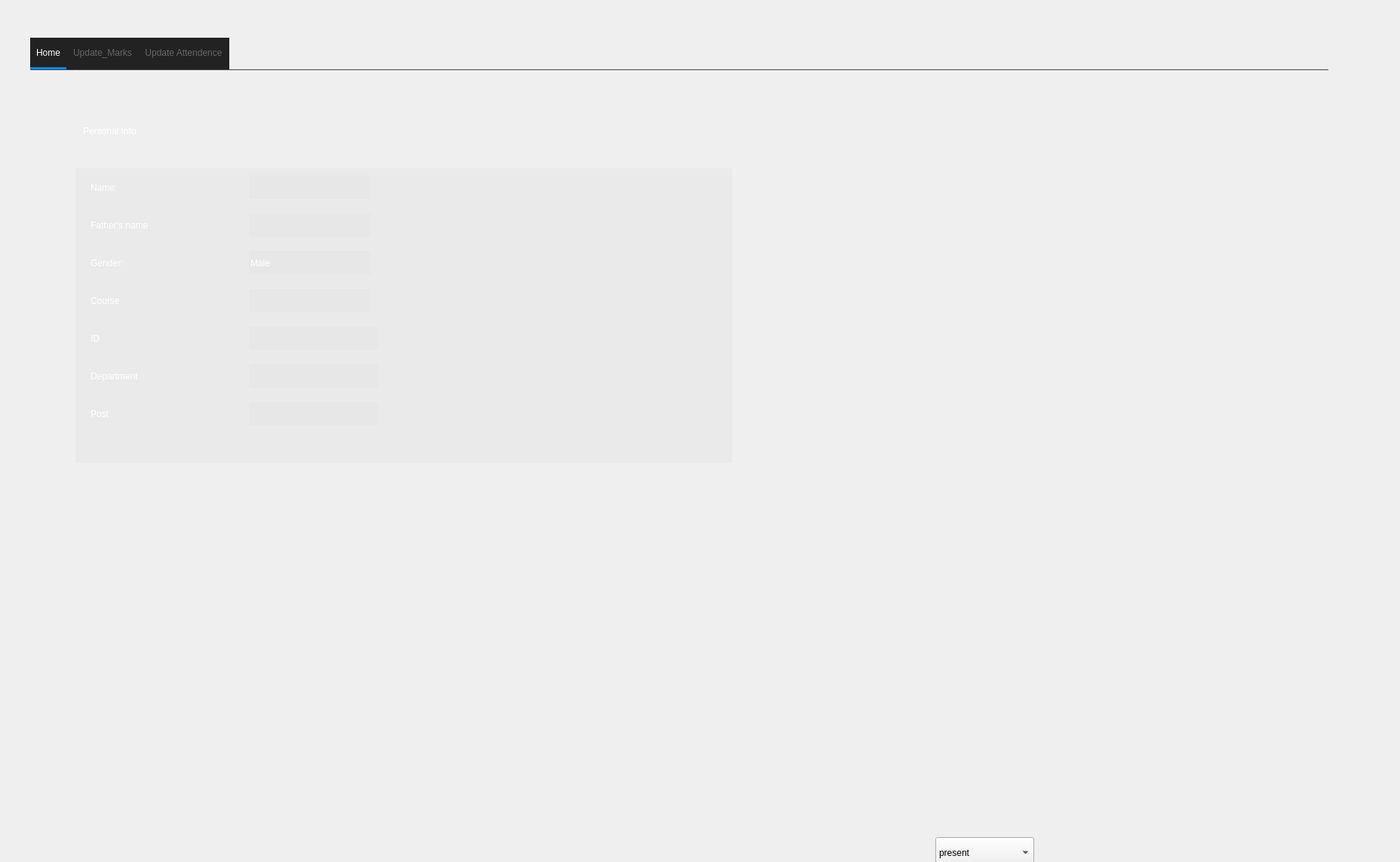
<?xml version="1.0" encoding="UTF-8"?>
<ui version="4.0">
 <class>teacher_acess_n</class>
 <widget class="QMainWindow" name="teacher_acess_n">
  <property name="geometry">
   <rect>
    <x>0</x>
    <y>0</y>
    <width>1856</width>
    <height>1143</height>
   </rect>
  </property>
  <property name="windowTitle">
   <string>MainWindow</string>
  </property>
  <property name="styleSheet">
   <string notr="true">background-image: url(:/images/1920x1080-data-out-51-3936802-black-theme-wallpaper-1080p.jpg);
color:white;</string>
  </property>
  <widget class="QWidget" name="centralwidget">
   <property name="styleSheet">
    <string notr="true"/>
   </property>
   <widget class="QWidget" name="widget" native="true">
    <property name="geometry">
     <rect>
      <x>20</x>
      <y>20</y>
      <width>2031</width>
      <height>1441</height>
     </rect>
    </property>
    <property name="styleSheet">
     <string notr="true">background:transparent;</string>
    </property>
    <widget class="QTabWidget" name="tabWidget">
     <property name="geometry">
      <rect>
       <x>20</x>
       <y>30</y>
       <width>1721</width>
       <height>1081</height>
      </rect>
     </property>
     <property name="cursor">
      <cursorShape>PointingHandCursor</cursorShape>
     </property>
     <property name="styleSheet">
      <string notr="true">QTabWidget {
border: 0;
}

QTabWidget::pane {
border-top: 1px solid #444;
position: absolute;

}

QTabBar {
background: #222;
color: #666;
border-radius: 0;
border: 2px solid #222;

}

QTabBar::tab:top {
margin: 1px 1px 0 0;
padding: 4px 8px;
border-bottom: 3px solid transparent;
height:30px;
}

QTabBar::tab:selected {
color: white;
border: 0;
}

QTabBar::tab:top:hover {
border-bottom: 3px solid #444;
}
QTabBar::tab:top:selected {
border-bottom: 3px solid #1086e2;
}

QTabBar::tab:hover,
QTabBar::tab:focus {

}</string>
     </property>
     <property name="tabShape">
      <enum>QTabWidget::Rounded</enum>
     </property>
     <property name="currentIndex">
      <number>0</number>
     </property>
     <widget class="QWidget" name="tab">
      <attribute name="title">
       <string>Home</string>
      </attribute>
      <widget class="QWidget" name="widget_3" native="true">
       <property name="geometry">
        <rect>
         <x>60</x>
         <y>130</y>
         <width>871</width>
         <height>391</height>
        </rect>
       </property>
       <property name="styleSheet">
        <string notr="true">background: rgba(225, 225, 225,93);
border-radius: 2;</string>
       </property>
       <widget class="QLabel" name="label_5">
        <property name="geometry">
         <rect>
          <x>20</x>
          <y>10</y>
          <width>141</width>
          <height>31</height>
         </rect>
        </property>
        <property name="styleSheet">
         <string notr="true">background:none;
font: 16pt &quot;MS Shell Dlg 2&quot;;</string>
        </property>
        <property name="text">
         <string>Name:</string>
        </property>
       </widget>
       <widget class="QLineEdit" name="line_name_teacher">
        <property name="geometry">
         <rect>
          <x>230</x>
          <y>10</y>
          <width>161</width>
          <height>31</height>
         </rect>
        </property>
        <property name="text">
         <string/>
        </property>
        <property name="readOnly">
         <bool>true</bool>
        </property>
       </widget>
       <widget class="QLabel" name="label_11">
        <property name="geometry">
         <rect>
          <x>20</x>
          <y>60</y>
          <width>251</width>
          <height>31</height>
         </rect>
        </property>
        <property name="styleSheet">
         <string notr="true">background:none;
font: 16pt &quot;MS Shell Dlg 2&quot;;</string>
        </property>
        <property name="text">
         <string>Father's name</string>
        </property>
       </widget>
       <widget class="QLineEdit" name="line_fname_teach">
        <property name="geometry">
         <rect>
          <x>230</x>
          <y>60</y>
          <width>161</width>
          <height>31</height>
         </rect>
        </property>
        <property name="text">
         <string/>
        </property>
        <property name="readOnly">
         <bool>true</bool>
        </property>
       </widget>
       <widget class="QLabel" name="label_12">
        <property name="geometry">
         <rect>
          <x>20</x>
          <y>110</y>
          <width>151</width>
          <height>31</height>
         </rect>
        </property>
        <property name="styleSheet">
         <string notr="true">background:none;
font: 16pt &quot;MS Shell Dlg 2&quot;;</string>
        </property>
        <property name="text">
         <string>Gender:</string>
        </property>
       </widget>
       <widget class="QLineEdit" name="lineEdit_8">
        <property name="geometry">
         <rect>
          <x>230</x>
          <y>110</y>
          <width>161</width>
          <height>31</height>
         </rect>
        </property>
        <property name="text">
         <string>Male</string>
        </property>
        <property name="readOnly">
         <bool>true</bool>
        </property>
       </widget>
       <widget class="QLabel" name="label_13">
        <property name="geometry">
         <rect>
          <x>20</x>
          <y>160</y>
          <width>251</width>
          <height>31</height>
         </rect>
        </property>
        <property name="styleSheet">
         <string notr="true">background:none;
font: 16pt &quot;MS Shell Dlg 2&quot;;</string>
        </property>
        <property name="text">
         <string>Course</string>
        </property>
       </widget>
       <widget class="QLineEdit" name="line_course_teach">
        <property name="geometry">
         <rect>
          <x>230</x>
          <y>160</y>
          <width>161</width>
          <height>31</height>
         </rect>
        </property>
        <property name="text">
         <string/>
        </property>
        <property name="readOnly">
         <bool>true</bool>
        </property>
       </widget>
       <widget class="QLabel" name="label_14">
        <property name="geometry">
         <rect>
          <x>20</x>
          <y>210</y>
          <width>141</width>
          <height>31</height>
         </rect>
        </property>
        <property name="styleSheet">
         <string notr="true">background:none;
font: 16pt &quot;MS Shell Dlg 2&quot;;</string>
        </property>
        <property name="text">
         <string>ID</string>
        </property>
       </widget>
       <widget class="QLineEdit" name="line_id_teach">
        <property name="geometry">
         <rect>
          <x>230</x>
          <y>210</y>
          <width>171</width>
          <height>31</height>
         </rect>
        </property>
        <property name="text">
         <string/>
        </property>
        <property name="readOnly">
         <bool>true</bool>
        </property>
       </widget>
       <widget class="QLabel" name="label_15">
        <property name="geometry">
         <rect>
          <x>20</x>
          <y>260</y>
          <width>141</width>
          <height>31</height>
         </rect>
        </property>
        <property name="styleSheet">
         <string notr="true">background:none;
font: 16pt &quot;MS Shell Dlg 2&quot;;</string>
        </property>
        <property name="text">
         <string>Department</string>
        </property>
       </widget>
       <widget class="QLineEdit" name="line_depart_teach">
        <property name="geometry">
         <rect>
          <x>230</x>
          <y>260</y>
          <width>171</width>
          <height>31</height>
         </rect>
        </property>
        <property name="text">
         <string/>
        </property>
        <property name="readOnly">
         <bool>true</bool>
        </property>
       </widget>
       <widget class="QLineEdit" name="line_post">
        <property name="geometry">
         <rect>
          <x>230</x>
          <y>310</y>
          <width>171</width>
          <height>31</height>
         </rect>
        </property>
        <property name="text">
         <string/>
        </property>
        <property name="readOnly">
         <bool>true</bool>
        </property>
       </widget>
       <widget class="QLabel" name="label_16">
        <property name="geometry">
         <rect>
          <x>20</x>
          <y>310</y>
          <width>141</width>
          <height>31</height>
         </rect>
        </property>
        <property name="styleSheet">
         <string notr="true">background:none;
font: 16pt &quot;MS Shell Dlg 2&quot;;</string>
        </property>
        <property name="text">
         <string>Post</string>
        </property>
       </widget>
      </widget>
      <widget class="QLabel" name="label_21">
       <property name="geometry">
        <rect>
         <x>70</x>
         <y>60</y>
         <width>281</width>
         <height>41</height>
        </rect>
       </property>
       <property name="styleSheet">
        <string notr="true">background:none;
font: 75 16pt &quot;MS Shell Dlg 2&quot;;</string>
       </property>
       <property name="text">
        <string>Personal Info</string>
       </property>
      </widget>
     </widget>
     <widget class="QWidget" name="Update_Marks">
      <attribute name="title">
       <string>Update_Marks</string>
      </attribute>
      <widget class="QPushButton" name="button_show_teach">
       <property name="geometry">
        <rect>
         <x>90</x>
         <y>780</y>
         <width>93</width>
         <height>28</height>
        </rect>
       </property>
       <property name="styleSheet">
        <string notr="true">background-color: rgb(255, 255, 255);
color:black;</string>
       </property>
       <property name="text">
        <string>Show list</string>
       </property>
      </widget>
      <widget class="QPlainTextEdit" name="plain_teach_marks">
       <property name="geometry">
        <rect>
         <x>480</x>
         <y>176</y>
         <width>701</width>
         <height>581</height>
        </rect>
       </property>
       <property name="styleSheet">
        <string notr="true">background-color: rgba(255, 255, 255,90);
font: 12pt &quot;MS Shell Dlg 2&quot;;
padding-left: 300px;
padding-top:50px;</string>
       </property>
      </widget>
      <widget class="QListWidget" name="list_teach_sec">
       <property name="geometry">
        <rect>
         <x>40</x>
         <y>170</y>
         <width>231</width>
         <height>591</height>
        </rect>
       </property>
       <property name="styleSheet">
        <string notr="true">background-color: rgba(255, 255, 255,90);</string>
       </property>
      </widget>
      <widget class="QListWidget" name="list_std_view">
       <property name="geometry">
        <rect>
         <x>1330</x>
         <y>180</y>
         <width>251</width>
         <height>571</height>
        </rect>
       </property>
       <property name="styleSheet">
        <string notr="true">background-color: rgba(255, 255, 255,90);</string>
       </property>
      </widget>
      <widget class="QLabel" name="label_mid1">
       <property name="geometry">
        <rect>
         <x>520</x>
         <y>360</y>
         <width>111</width>
         <height>41</height>
        </rect>
       </property>
       <property name="styleSheet">
        <string notr="true">font: 12pt &quot;MS Shell Dlg 2&quot;;</string>
       </property>
       <property name="text">
        <string>Mid-1 Marks</string>
       </property>
      </widget>
      <widget class="QLabel" name="label_mid2">
       <property name="geometry">
        <rect>
         <x>520</x>
         <y>420</y>
         <width>111</width>
         <height>41</height>
        </rect>
       </property>
       <property name="styleSheet">
        <string notr="true">font: 12pt &quot;MS Shell Dlg 2&quot;;</string>
       </property>
       <property name="text">
        <string>Mid-2 Marks</string>
       </property>
      </widget>
      <widget class="QLabel" name="label_final">
       <property name="geometry">
        <rect>
         <x>520</x>
         <y>540</y>
         <width>101</width>
         <height>41</height>
        </rect>
       </property>
       <property name="styleSheet">
        <string notr="true">font: 12pt &quot;MS Shell Dlg 2&quot;;</string>
       </property>
       <property name="text">
        <string>Final Marks</string>
       </property>
      </widget>
      <widget class="QLabel" name="label_sessional">
       <property name="geometry">
        <rect>
         <x>520</x>
         <y>480</y>
         <width>151</width>
         <height>41</height>
        </rect>
       </property>
       <property name="styleSheet">
        <string notr="true">font: 12pt &quot;MS Shell Dlg 2&quot;;</string>
       </property>
       <property name="text">
        <string>Sessional Marks</string>
       </property>
      </widget>
      <widget class="QPushButton" name="button_edit_mu">
       <property name="geometry">
        <rect>
         <x>700</x>
         <y>790</y>
         <width>93</width>
         <height>28</height>
        </rect>
       </property>
       <property name="styleSheet">
        <string notr="true">background-color: rgb(255, 255, 255);
color:black;</string>
       </property>
       <property name="text">
        <string>EDIT</string>
       </property>
      </widget>
      <widget class="QPushButton" name="button_save_mu">
       <property name="geometry">
        <rect>
         <x>900</x>
         <y>790</y>
         <width>93</width>
         <height>28</height>
        </rect>
       </property>
       <property name="styleSheet">
        <string notr="true">background-color: rgb(255, 255, 255);
color:black;</string>
       </property>
       <property name="text">
        <string>Upload</string>
       </property>
      </widget>
      <widget class="QLabel" name="label_std_name">
       <property name="geometry">
        <rect>
         <x>750</x>
         <y>200</y>
         <width>201</width>
         <height>21</height>
        </rect>
       </property>
       <property name="styleSheet">
        <string notr="true">font: 75 12pt &quot;MS Shell Dlg 2&quot;;
text-decoration: underline;</string>
       </property>
       <property name="text">
        <string>Name of student</string>
       </property>
      </widget>
      <widget class="QLabel" name="label_time">
       <property name="geometry">
        <rect>
         <x>1500</x>
         <y>20</y>
         <width>171</width>
         <height>41</height>
        </rect>
       </property>
       <property name="styleSheet">
        <string notr="true">font: 75 11pt &quot;MS Shell Dlg 2&quot;;</string>
       </property>
       <property name="text">
        <string/>
       </property>
      </widget>
      <widget class="QLineEdit" name="lineEdit_mid1">
       <property name="geometry">
        <rect>
         <x>710</x>
         <y>360</y>
         <width>71</width>
         <height>41</height>
        </rect>
       </property>
      </widget>
      <widget class="QLineEdit" name="lineEdit_sessional">
       <property name="geometry">
        <rect>
         <x>710</x>
         <y>480</y>
         <width>71</width>
         <height>41</height>
        </rect>
       </property>
      </widget>
      <widget class="QLineEdit" name="lineEdit_mid2">
       <property name="geometry">
        <rect>
         <x>710</x>
         <y>420</y>
         <width>71</width>
         <height>41</height>
        </rect>
       </property>
      </widget>
      <widget class="QLineEdit" name="lineEdit_finalmarks">
       <property name="geometry">
        <rect>
         <x>710</x>
         <y>540</y>
         <width>71</width>
         <height>41</height>
        </rect>
       </property>
      </widget>
      <widget class="QLabel" name="label_total">
       <property name="geometry">
        <rect>
         <x>540</x>
         <y>650</y>
         <width>151</width>
         <height>41</height>
        </rect>
       </property>
       <property name="styleSheet">
        <string notr="true">font: 12pt &quot;MS Shell Dlg 2&quot;;</string>
       </property>
       <property name="text">
        <string>TOTAL MARKS</string>
       </property>
      </widget>
      <widget class="QLineEdit" name="lineEdit_total">
       <property name="geometry">
        <rect>
         <x>710</x>
         <y>650</y>
         <width>71</width>
         <height>41</height>
        </rect>
       </property>
      </widget>
      <widget class="QLabel" name="label_cgpa">
       <property name="geometry">
        <rect>
         <x>530</x>
         <y>250</y>
         <width>81</width>
         <height>41</height>
        </rect>
       </property>
       <property name="styleSheet">
        <string notr="true">font: 12pt &quot;MS Shell Dlg 2&quot;;</string>
       </property>
       <property name="text">
        <string>CGPA of</string>
       </property>
      </widget>
      <widget class="QLabel" name="label_subject_teach">
       <property name="geometry">
        <rect>
         <x>610</x>
         <y>250</y>
         <width>71</width>
         <height>41</height>
        </rect>
       </property>
       <property name="styleSheet">
        <string notr="true">font: 12pt &quot;MS Shell Dlg 2&quot;;</string>
       </property>
       <property name="text">
        <string>Suject</string>
       </property>
      </widget>
      <widget class="QLineEdit" name="line_cgpa_sub">
       <property name="geometry">
        <rect>
         <x>710</x>
         <y>250</y>
         <width>71</width>
         <height>41</height>
        </rect>
       </property>
       <property name="styleSheet">
        <string notr="true">color:rgb(255, 0, 0);</string>
       </property>
      </widget>
      <widget class="QLabel" name="label_mo5">
       <property name="geometry">
        <rect>
         <x>820</x>
         <y>360</y>
         <width>121</width>
         <height>51</height>
        </rect>
       </property>
       <property name="styleSheet">
        <string notr="true">
font: 75 italic 12pt &quot;Times New Roman&quot;;</string>
       </property>
       <property name="text">
        <string>out of 15</string>
       </property>
      </widget>
      <widget class="QLabel" name="label_mo4">
       <property name="geometry">
        <rect>
         <x>820</x>
         <y>410</y>
         <width>121</width>
         <height>51</height>
        </rect>
       </property>
       <property name="styleSheet">
        <string notr="true">
font: 75 italic 12pt &quot;Times New Roman&quot;;</string>
       </property>
       <property name="text">
        <string>out of 15</string>
       </property>
      </widget>
      <widget class="QLabel" name="label_mo3">
       <property name="geometry">
        <rect>
         <x>820</x>
         <y>470</y>
         <width>121</width>
         <height>51</height>
        </rect>
       </property>
       <property name="styleSheet">
        <string notr="true">
font: 75 italic 12pt &quot;Times New Roman&quot;;</string>
       </property>
       <property name="text">
        <string>out of 20</string>
       </property>
      </widget>
      <widget class="QLabel" name="label_mo2">
       <property name="geometry">
        <rect>
         <x>820</x>
         <y>520</y>
         <width>121</width>
         <height>51</height>
        </rect>
       </property>
       <property name="styleSheet">
        <string notr="true">
font: 75 italic 12pt &quot;Times New Roman&quot;;</string>
       </property>
       <property name="text">
        <string>out of 50</string>
       </property>
      </widget>
      <widget class="QLabel" name="label_mo1">
       <property name="geometry">
        <rect>
         <x>820</x>
         <y>640</y>
         <width>121</width>
         <height>51</height>
        </rect>
       </property>
       <property name="styleSheet">
        <string notr="true">
font: 75 italic 12pt &quot;Times New Roman&quot;;</string>
       </property>
       <property name="text">
        <string>out of 100</string>
       </property>
      </widget>
      <zorder>button_show_teach</zorder>
      <zorder>plain_teach_marks</zorder>
      <zorder>list_teach_sec</zorder>
      <zorder>list_std_view</zorder>
      <zorder>label_mid1</zorder>
      <zorder>label_final</zorder>
      <zorder>label_mid2</zorder>
      <zorder>label_sessional</zorder>
      <zorder>button_edit_mu</zorder>
      <zorder>button_save_mu</zorder>
      <zorder>label_std_name</zorder>
      <zorder>label_time</zorder>
      <zorder>lineEdit_mid1</zorder>
      <zorder>lineEdit_mid2</zorder>
      <zorder>lineEdit_finalmarks</zorder>
      <zorder>lineEdit_sessional</zorder>
      <zorder>label_total</zorder>
      <zorder>lineEdit_total</zorder>
      <zorder>label_cgpa</zorder>
      <zorder>label_subject_teach</zorder>
      <zorder>line_cgpa_sub</zorder>
      <zorder>label_mo5</zorder>
      <zorder>label_mo4</zorder>
      <zorder>label_mo3</zorder>
      <zorder>label_mo2</zorder>
      <zorder>label_mo1</zorder>
     </widget>
     <widget class="QWidget" name="tab_2">
      <attribute name="title">
       <string>Update Attendence</string>
      </attribute>
      <widget class="QWidget" name="widget_2" native="true">
       <property name="geometry">
        <rect>
         <x>780</x>
         <y>740</y>
         <width>120</width>
         <height>80</height>
        </rect>
       </property>
      </widget>
      <widget class="QWidget" name="widget_table_attend" native="true">
       <property name="geometry">
        <rect>
         <x>300</x>
         <y>160</y>
         <width>1101</width>
         <height>671</height>
        </rect>
       </property>
       <property name="styleSheet">
        <string notr="true">background-image: url(:/buttons/calender.jpg);</string>
       </property>
       <widget class="QComboBox" name="comboBox_sun1">
        <property name="geometry">
         <rect>
          <x>20</x>
          <y>71</y>
          <width>131</width>
          <height>41</height>
         </rect>
        </property>
        <property name="styleSheet">
         <string notr="true">background:none;color:black;</string>
        </property>
        <item>
         <property name="text">
          <string>-</string>
         </property>
        </item>
        <item>
         <property name="text">
          <string>present</string>
         </property>
        </item>
        <item>
         <property name="text">
          <string>Absent</string>
         </property>
        </item>
       </widget>
       <widget class="QComboBox" name="comboBox_mon2">
        <property name="geometry">
         <rect>
          <x>170</x>
          <y>70</y>
          <width>131</width>
          <height>41</height>
         </rect>
        </property>
        <property name="styleSheet">
         <string notr="true">background:none;color:black;</string>
        </property>
        <item>
         <property name="text">
          <string>-</string>
         </property>
        </item>
        <item>
         <property name="text">
          <string>present</string>
         </property>
        </item>
        <item>
         <property name="text">
          <string>Absent</string>
         </property>
        </item>
       </widget>
       <widget class="QComboBox" name="comboBox_tues3">
        <property name="geometry">
         <rect>
          <x>320</x>
          <y>70</y>
          <width>131</width>
          <height>41</height>
         </rect>
        </property>
        <property name="styleSheet">
         <string notr="true">background:none;color:black;</string>
        </property>
        <item>
         <property name="text">
          <string>-</string>
         </property>
        </item>
        <item>
         <property name="text">
          <string>present</string>
         </property>
        </item>
        <item>
         <property name="text">
          <string>Absent</string>
         </property>
        </item>
       </widget>
       <widget class="QComboBox" name="comboBox_wed4">
        <property name="geometry">
         <rect>
          <x>470</x>
          <y>70</y>
          <width>131</width>
          <height>41</height>
         </rect>
        </property>
        <property name="styleSheet">
         <string notr="true">background:none;color:black;</string>
        </property>
        <item>
         <property name="text">
          <string>-</string>
         </property>
        </item>
        <item>
         <property name="text">
          <string>present</string>
         </property>
        </item>
        <item>
         <property name="text">
          <string>Absent</string>
         </property>
        </item>
       </widget>
       <widget class="QComboBox" name="comboBox_thurs5">
        <property name="geometry">
         <rect>
          <x>630</x>
          <y>70</y>
          <width>131</width>
          <height>41</height>
         </rect>
        </property>
        <property name="styleSheet">
         <string notr="true">background:none;color:black;</string>
        </property>
        <item>
         <property name="text">
          <string>-</string>
         </property>
        </item>
        <item>
         <property name="text">
          <string>present</string>
         </property>
        </item>
        <item>
         <property name="text">
          <string>Absent</string>
         </property>
        </item>
       </widget>
       <widget class="QComboBox" name="comboBox_fri6">
        <property name="geometry">
         <rect>
          <x>780</x>
          <y>70</y>
          <width>131</width>
          <height>41</height>
         </rect>
        </property>
        <property name="styleSheet">
         <string notr="true">background:none;color:black;</string>
        </property>
        <item>
         <property name="text">
          <string>-</string>
         </property>
        </item>
        <item>
         <property name="text">
          <string>present</string>
         </property>
        </item>
        <item>
         <property name="text">
          <string>Absent</string>
         </property>
        </item>
       </widget>
       <widget class="QComboBox" name="comboBox_sat7">
        <property name="geometry">
         <rect>
          <x>930</x>
          <y>70</y>
          <width>131</width>
          <height>41</height>
         </rect>
        </property>
        <property name="styleSheet">
         <string notr="true">background:none;color:black;</string>
        </property>
        <item>
         <property name="text">
          <string>-</string>
         </property>
        </item>
        <item>
         <property name="text">
          <string>present</string>
         </property>
        </item>
        <item>
         <property name="text">
          <string>Absent</string>
         </property>
        </item>
       </widget>
       <widget class="QComboBox" name="comboBox_sun8">
        <property name="geometry">
         <rect>
          <x>20</x>
          <y>200</y>
          <width>131</width>
          <height>41</height>
         </rect>
        </property>
        <property name="styleSheet">
         <string notr="true">background:none;color:black;</string>
        </property>
        <item>
         <property name="text">
          <string>-</string>
         </property>
        </item>
        <item>
         <property name="text">
          <string>present</string>
         </property>
        </item>
        <item>
         <property name="text">
          <string>Absent</string>
         </property>
        </item>
       </widget>
       <widget class="QComboBox" name="comboBox_mon9">
        <property name="geometry">
         <rect>
          <x>170</x>
          <y>200</y>
          <width>131</width>
          <height>41</height>
         </rect>
        </property>
        <property name="styleSheet">
         <string notr="true">background:none;color:black;</string>
        </property>
        <item>
         <property name="text">
          <string>-</string>
         </property>
        </item>
        <item>
         <property name="text">
          <string>present</string>
         </property>
        </item>
        <item>
         <property name="text">
          <string>Absent</string>
         </property>
        </item>
       </widget>
       <widget class="QComboBox" name="comboBox_tues10">
        <property name="geometry">
         <rect>
          <x>320</x>
          <y>200</y>
          <width>131</width>
          <height>41</height>
         </rect>
        </property>
        <property name="styleSheet">
         <string notr="true">background:none;color:black;</string>
        </property>
        <item>
         <property name="text">
          <string>-</string>
         </property>
        </item>
        <item>
         <property name="text">
          <string>present</string>
         </property>
        </item>
        <item>
         <property name="text">
          <string>Absent</string>
         </property>
        </item>
       </widget>
       <widget class="QComboBox" name="comboBox_wed11">
        <property name="geometry">
         <rect>
          <x>470</x>
          <y>200</y>
          <width>131</width>
          <height>41</height>
         </rect>
        </property>
        <property name="styleSheet">
         <string notr="true">background:none;color:black;</string>
        </property>
        <item>
         <property name="text">
          <string>-</string>
         </property>
        </item>
        <item>
         <property name="text">
          <string>present</string>
         </property>
        </item>
        <item>
         <property name="text">
          <string>Absent</string>
         </property>
        </item>
       </widget>
       <widget class="QComboBox" name="comboBox_thurs12">
        <property name="geometry">
         <rect>
          <x>630</x>
          <y>200</y>
          <width>131</width>
          <height>41</height>
         </rect>
        </property>
        <property name="styleSheet">
         <string notr="true">background:none;color:black;</string>
        </property>
        <item>
         <property name="text">
          <string>-</string>
         </property>
        </item>
        <item>
         <property name="text">
          <string>present</string>
         </property>
        </item>
        <item>
         <property name="text">
          <string>Absent</string>
         </property>
        </item>
       </widget>
       <widget class="QComboBox" name="comboBox_fri13">
        <property name="geometry">
         <rect>
          <x>780</x>
          <y>200</y>
          <width>131</width>
          <height>41</height>
         </rect>
        </property>
        <property name="styleSheet">
         <string notr="true">background:none;color:black;</string>
        </property>
        <item>
         <property name="text">
          <string>-</string>
         </property>
        </item>
        <item>
         <property name="text">
          <string>present</string>
         </property>
        </item>
        <item>
         <property name="text">
          <string>Absent</string>
         </property>
        </item>
       </widget>
       <widget class="QComboBox" name="comboBox_sat14">
        <property name="geometry">
         <rect>
          <x>940</x>
          <y>200</y>
          <width>131</width>
          <height>41</height>
         </rect>
        </property>
        <property name="styleSheet">
         <string notr="true">background:none;color:black;</string>
        </property>
        <item>
         <property name="text">
          <string>-</string>
         </property>
        </item>
        <item>
         <property name="text">
          <string>present</string>
         </property>
        </item>
        <item>
         <property name="text">
          <string>Absent</string>
         </property>
        </item>
       </widget>
       <widget class="QComboBox" name="comboBox_sun15">
        <property name="geometry">
         <rect>
          <x>20</x>
          <y>330</y>
          <width>131</width>
          <height>41</height>
         </rect>
        </property>
        <property name="styleSheet">
         <string notr="true">background:none;color:black;</string>
        </property>
        <item>
         <property name="text">
          <string>-</string>
         </property>
        </item>
        <item>
         <property name="text">
          <string>present</string>
         </property>
        </item>
        <item>
         <property name="text">
          <string>Absent</string>
         </property>
        </item>
       </widget>
       <widget class="QComboBox" name="comboBox_mon16">
        <property name="geometry">
         <rect>
          <x>170</x>
          <y>330</y>
          <width>131</width>
          <height>41</height>
         </rect>
        </property>
        <property name="styleSheet">
         <string notr="true">background:none;color:black;</string>
        </property>
        <item>
         <property name="text">
          <string>-</string>
         </property>
        </item>
        <item>
         <property name="text">
          <string>present</string>
         </property>
        </item>
        <item>
         <property name="text">
          <string>Absent</string>
         </property>
        </item>
       </widget>
       <widget class="QComboBox" name="comboBox_tues17">
        <property name="geometry">
         <rect>
          <x>320</x>
          <y>330</y>
          <width>131</width>
          <height>41</height>
         </rect>
        </property>
        <property name="styleSheet">
         <string notr="true">background:none;color:black;</string>
        </property>
        <item>
         <property name="text">
          <string>-</string>
         </property>
        </item>
        <item>
         <property name="text">
          <string>present</string>
         </property>
        </item>
        <item>
         <property name="text">
          <string>Absent</string>
         </property>
        </item>
       </widget>
       <widget class="QComboBox" name="comboBox_wed18">
        <property name="geometry">
         <rect>
          <x>470</x>
          <y>330</y>
          <width>131</width>
          <height>41</height>
         </rect>
        </property>
        <property name="styleSheet">
         <string notr="true">background:none;color:black;</string>
        </property>
        <item>
         <property name="text">
          <string>-</string>
         </property>
        </item>
        <item>
         <property name="text">
          <string>present</string>
         </property>
        </item>
        <item>
         <property name="text">
          <string>Absent</string>
         </property>
        </item>
       </widget>
       <widget class="QComboBox" name="comboBox_thurs19">
        <property name="geometry">
         <rect>
          <x>630</x>
          <y>330</y>
          <width>131</width>
          <height>41</height>
         </rect>
        </property>
        <property name="styleSheet">
         <string notr="true">background:none;color:black;</string>
        </property>
        <item>
         <property name="text">
          <string>-</string>
         </property>
        </item>
        <item>
         <property name="text">
          <string>present</string>
         </property>
        </item>
        <item>
         <property name="text">
          <string>Absent</string>
         </property>
        </item>
       </widget>
       <widget class="QComboBox" name="comboBox_fri20">
        <property name="geometry">
         <rect>
          <x>780</x>
          <y>330</y>
          <width>131</width>
          <height>41</height>
         </rect>
        </property>
        <property name="styleSheet">
         <string notr="true">background:none;color:black;</string>
        </property>
        <item>
         <property name="text">
          <string>-</string>
         </property>
        </item>
        <item>
         <property name="text">
          <string>present</string>
         </property>
        </item>
        <item>
         <property name="text">
          <string>Absent</string>
         </property>
        </item>
       </widget>
       <widget class="QComboBox" name="comboBox_sat21">
        <property name="geometry">
         <rect>
          <x>940</x>
          <y>330</y>
          <width>131</width>
          <height>41</height>
         </rect>
        </property>
        <property name="styleSheet">
         <string notr="true">background:none;color:black;</string>
        </property>
        <item>
         <property name="text">
          <string>-</string>
         </property>
        </item>
        <item>
         <property name="text">
          <string>present</string>
         </property>
        </item>
        <item>
         <property name="text">
          <string>Absent</string>
         </property>
        </item>
       </widget>
       <widget class="QComboBox" name="comboBox_sun22">
        <property name="geometry">
         <rect>
          <x>20</x>
          <y>460</y>
          <width>131</width>
          <height>41</height>
         </rect>
        </property>
        <property name="styleSheet">
         <string notr="true">background:none;color:black;</string>
        </property>
        <item>
         <property name="text">
          <string>-</string>
         </property>
        </item>
        <item>
         <property name="text">
          <string>present</string>
         </property>
        </item>
        <item>
         <property name="text">
          <string>Absent</string>
         </property>
        </item>
       </widget>
       <widget class="QComboBox" name="comboBox_mon23">
        <property name="geometry">
         <rect>
          <x>170</x>
          <y>460</y>
          <width>131</width>
          <height>41</height>
         </rect>
        </property>
        <property name="styleSheet">
         <string notr="true">background:none;color:black;</string>
        </property>
        <item>
         <property name="text">
          <string>-</string>
         </property>
        </item>
        <item>
         <property name="text">
          <string>present</string>
         </property>
        </item>
        <item>
         <property name="text">
          <string>Absent</string>
         </property>
        </item>
       </widget>
       <widget class="QComboBox" name="comboBox_tues24">
        <property name="geometry">
         <rect>
          <x>320</x>
          <y>460</y>
          <width>131</width>
          <height>41</height>
         </rect>
        </property>
        <property name="styleSheet">
         <string notr="true">background:none;color:black;</string>
        </property>
        <item>
         <property name="text">
          <string>-</string>
         </property>
        </item>
        <item>
         <property name="text">
          <string>present</string>
         </property>
        </item>
        <item>
         <property name="text">
          <string>Absent</string>
         </property>
        </item>
       </widget>
       <widget class="QComboBox" name="comboBox_wed25">
        <property name="geometry">
         <rect>
          <x>470</x>
          <y>460</y>
          <width>131</width>
          <height>41</height>
         </rect>
        </property>
        <property name="styleSheet">
         <string notr="true">background:none;color:black;</string>
        </property>
        <item>
         <property name="text">
          <string>-</string>
         </property>
        </item>
        <item>
         <property name="text">
          <string>present</string>
         </property>
        </item>
        <item>
         <property name="text">
          <string>Absent</string>
         </property>
        </item>
       </widget>
       <widget class="QComboBox" name="comboBox_thurs26">
        <property name="geometry">
         <rect>
          <x>630</x>
          <y>460</y>
          <width>131</width>
          <height>41</height>
         </rect>
        </property>
        <property name="styleSheet">
         <string notr="true">background:none;color:black;</string>
        </property>
        <item>
         <property name="text">
          <string>-</string>
         </property>
        </item>
        <item>
         <property name="text">
          <string>present</string>
         </property>
        </item>
        <item>
         <property name="text">
          <string>Absent</string>
         </property>
        </item>
       </widget>
       <widget class="QComboBox" name="comboBox_fri27">
        <property name="geometry">
         <rect>
          <x>780</x>
          <y>460</y>
          <width>131</width>
          <height>41</height>
         </rect>
        </property>
        <property name="styleSheet">
         <string notr="true">background:none;color:black;</string>
        </property>
        <item>
         <property name="text">
          <string>-</string>
         </property>
        </item>
        <item>
         <property name="text">
          <string>present</string>
         </property>
        </item>
        <item>
         <property name="text">
          <string>Absent</string>
         </property>
        </item>
       </widget>
       <widget class="QComboBox" name="comboBox_sat28">
        <property name="geometry">
         <rect>
          <x>940</x>
          <y>460</y>
          <width>131</width>
          <height>41</height>
         </rect>
        </property>
        <property name="styleSheet">
         <string notr="true">background:none;color:black;</string>
        </property>
        <item>
         <property name="text">
          <string>-</string>
         </property>
        </item>
        <item>
         <property name="text">
          <string>present</string>
         </property>
        </item>
        <item>
         <property name="text">
          <string>Absent</string>
         </property>
        </item>
       </widget>
       <widget class="QComboBox" name="comboBox_sun29">
        <property name="geometry">
         <rect>
          <x>20</x>
          <y>590</y>
          <width>131</width>
          <height>41</height>
         </rect>
        </property>
        <property name="styleSheet">
         <string notr="true">background:none;color:black;</string>
        </property>
        <item>
         <property name="text">
          <string>-</string>
         </property>
        </item>
        <item>
         <property name="text">
          <string>present</string>
         </property>
        </item>
        <item>
         <property name="text">
          <string>Absent</string>
         </property>
        </item>
       </widget>
       <widget class="QComboBox" name="comboBox_mon30">
        <property name="geometry">
         <rect>
          <x>170</x>
          <y>590</y>
          <width>131</width>
          <height>41</height>
         </rect>
        </property>
        <property name="styleSheet">
         <string notr="true">background:none;color:black;</string>
        </property>
        <item>
         <property name="text">
          <string>-</string>
         </property>
        </item>
        <item>
         <property name="text">
          <string>present</string>
         </property>
        </item>
        <item>
         <property name="text">
          <string>Absent</string>
         </property>
        </item>
       </widget>
       <widget class="QComboBox" name="comboBox_tues31">
        <property name="geometry">
         <rect>
          <x>320</x>
          <y>590</y>
          <width>131</width>
          <height>41</height>
         </rect>
        </property>
        <property name="styleSheet">
         <string notr="true">background:none;color:black;</string>
        </property>
        <item>
         <property name="text">
          <string>-</string>
         </property>
        </item>
        <item>
         <property name="text">
          <string>present</string>
         </property>
        </item>
        <item>
         <property name="text">
          <string>Absent</string>
         </property>
        </item>
       </widget>
      </widget>
      <widget class="QComboBox" name="combo_month">
       <property name="geometry">
        <rect>
         <x>30</x>
         <y>50</y>
         <width>211</width>
         <height>31</height>
        </rect>
       </property>
       <property name="styleSheet">
        <string notr="true">background:rgb(255, 255, 255,90);</string>
       </property>
       <item>
        <property name="text">
         <string>January</string>
        </property>
       </item>
       <item>
        <property name="text">
         <string>Feburary</string>
        </property>
       </item>
       <item>
        <property name="text">
         <string>March</string>
        </property>
       </item>
       <item>
        <property name="text">
         <string>April</string>
        </property>
       </item>
       <item>
        <property name="text">
         <string>May</string>
        </property>
       </item>
       <item>
        <property name="text">
         <string>Agust</string>
        </property>
       </item>
       <item>
        <property name="text">
         <string>September</string>
        </property>
       </item>
       <item>
        <property name="text">
         <string>October</string>
        </property>
       </item>
       <item>
        <property name="text">
         <string>November</string>
        </property>
       </item>
       <item>
        <property name="text">
         <string>December</string>
        </property>
       </item>
      </widget>
      <widget class="QListWidget" name="listWidget_std_sec_attend">
       <property name="geometry">
        <rect>
         <x>20</x>
         <y>160</y>
         <width>256</width>
         <height>661</height>
        </rect>
       </property>
       <property name="styleSheet">
        <string notr="true">background-color: rgba(255, 255, 255,98);</string>
       </property>
      </widget>
      <widget class="QListWidget" name="listWidget_std_list_attend">
       <property name="geometry">
        <rect>
         <x>1440</x>
         <y>160</y>
         <width>256</width>
         <height>661</height>
        </rect>
       </property>
       <property name="styleSheet">
        <string notr="true">background-color: rgba(255, 255, 255,98);</string>
       </property>
      </widget>
      <widget class="QPushButton" name="button_upload">
       <property name="geometry">
        <rect>
         <x>652</x>
         <y>860</y>
         <width>191</width>
         <height>28</height>
        </rect>
       </property>
       <property name="styleSheet">
        <string notr="true">#button_upload{

background: rgba(255, 255, 255,100);
border-image: url(:/buttons/b_l_n.png);
border:none;
padding:0px;
border-repeat:none;
background:none;
color:#a3a3a3;
}
#button_upload:pressed{
border-image: url(:/buttons/b_l_p.png);}

</string>
       </property>
       <property name="text">
        <string>Upload</string>
       </property>
      </widget>
     </widget>
    </widget>
   </widget>
   <widget class="QComboBox" name="comboBox_2">
    <property name="geometry">
     <rect>
      <x>1240</x>
      <y>1110</y>
      <width>131</width>
      <height>41</height>
     </rect>
    </property>
    <property name="styleSheet">
     <string notr="true">background:none;color:black;</string>
    </property>
    <item>
     <property name="text">
      <string>present</string>
     </property>
    </item>
    <item>
     <property name="text">
      <string>Absent</string>
     </property>
    </item>
   </widget>
  </widget>
 </widget>
 <resources/>
 <connections/>
</ui>
